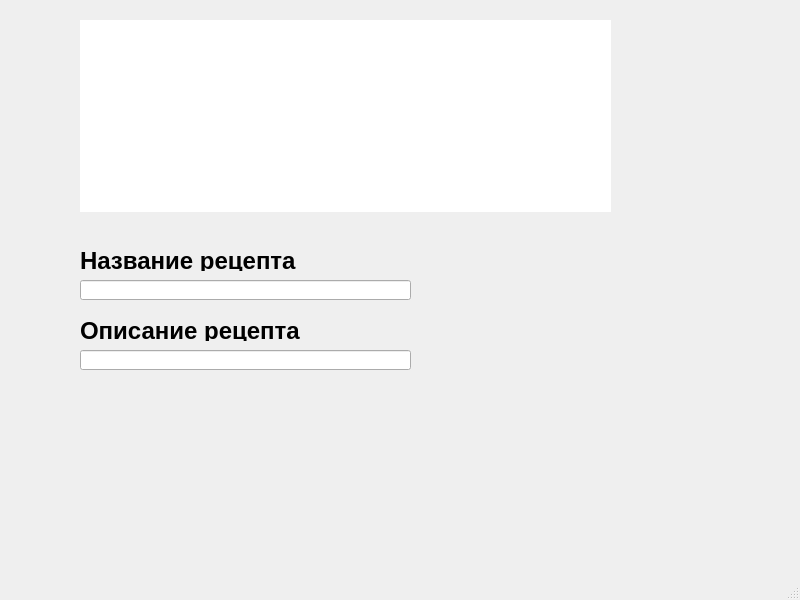
<?xml version="1.0" encoding="UTF-8"?>
<ui version="4.0">
 <class>RecipeWindow</class>
 <widget class="QMainWindow" name="RecipeWindow">
  <property name="geometry">
   <rect>
    <x>0</x>
    <y>0</y>
    <width>800</width>
    <height>600</height>
   </rect>
  </property>
  <property name="windowTitle">
   <string>MainWindow</string>
  </property>
  <widget class="QWidget" name="centralwidget">
   <widget class="QListWidget" name="listWidget">
    <property name="geometry">
     <rect>
      <x>80</x>
      <y>20</y>
      <width>531</width>
      <height>192</height>
     </rect>
    </property>
    <property name="styleSheet">
     <string notr="true">border-radius: 20px;</string>
    </property>
   </widget>
   <widget class="QLabel" name="label">
    <property name="geometry">
     <rect>
      <x>80</x>
      <y>250</y>
      <width>241</width>
      <height>21</height>
     </rect>
    </property>
    <property name="styleSheet">
     <string notr="true">font-size: 24px;
font-weight: bold;</string>
    </property>
    <property name="text">
     <string>Название рецепта</string>
    </property>
   </widget>
   <widget class="QLineEdit" name="lineEdit">
    <property name="geometry">
     <rect>
      <x>80</x>
      <y>280</y>
      <width>331</width>
      <height>20</height>
     </rect>
    </property>
   </widget>
   <widget class="QLabel" name="label_2">
    <property name="geometry">
     <rect>
      <x>80</x>
      <y>320</y>
      <width>241</width>
      <height>21</height>
     </rect>
    </property>
    <property name="styleSheet">
     <string notr="true">font-size: 24px;
font-weight: bold;</string>
    </property>
    <property name="text">
     <string>Описание рецепта</string>
    </property>
   </widget>
   <widget class="QLineEdit" name="lineEdit_2">
    <property name="geometry">
     <rect>
      <x>80</x>
      <y>350</y>
      <width>331</width>
      <height>20</height>
     </rect>
    </property>
   </widget>
  </widget>
  <widget class="QMenuBar" name="menubar">
   <property name="geometry">
    <rect>
     <x>0</x>
     <y>0</y>
     <width>800</width>
     <height>21</height>
    </rect>
   </property>
  </widget>
  <widget class="QStatusBar" name="statusbar"/>
 </widget>
 <resources/>
 <connections/>
</ui>
